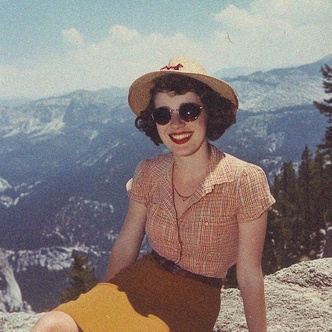
#> input picture Backend/test_images/old_photo.jpg, 332 x 332 px, shrunk from 800 x 800 before the run
$ python test_denoising.py
#> lines starting #> are read from the running program, lines starting #| are printed output that depends on the picture
### Backend/image_processor.py
"""Image denoising algorithms for the Photo Restoration project."""
from __future__ import annotations

import time
from typing import Any

import cv2
import numpy as np


SUPPORTED_METHODS = ("median", "gaussian", "nlm")


def denoise_image(
    image: np.ndarray,
    method: str = "nlm",
    strength: int = 58,
) -> np.ndarray:
    """
    Denoise an OpenCV image without modifying the input.

    Args:
        image: Grayscale (H, W) or BGR color (H, W, 3) uint8 image.
        method: 'median', 'gaussian', or 'nlm'.
        strength: Integer from 0 (no denoising) to 100 (stronger denoising).

    Returns:
        A denoised image with the same shape and dtype as the input.
    """
    if image is None or not isinstance(image, np.ndarray) or image.size == 0:
        raise ValueError("Input image is empty or invalid.")

    if image.dtype != np.uint8:
        raise ValueError("Expected an 8-bit image (uint8). Convert the image before denoising.")

    if image.ndim not in (2, 3) or (image.ndim == 3 and image.shape[2] not in (3, 4)):
        raise ValueError("Expected a grayscale, BGR, or BGRA image.")

    method = method.strip().lower()
    if method not in SUPPORTED_METHODS:
        raise ValueError(f"Unknown method '{method}'. Choose from: {', '.join(SUPPORTED_METHODS)}.")

    strength = int(np.clip(strength, 0, 100))
    source = image.copy()

    if strength == 0:
        return source

    # OpenCV's denoising functions work on grayscale or 3-channel BGR.
    has_alpha = source.ndim == 3 and source.shape[2] == 4
    alpha = source[:, :, 3].copy() if has_alpha else None
    working = source[:, :, :3].copy() if has_alpha else source

    if method == "median":
        # Odd kernel sizes are required by medianBlur.
        kernel = 3 if strength <= 35 else 5 if strength <= 70 else 7
        result = cv2.medianBlur(working, kernel)

    elif method == "gaussian":
        # Increasing sigma applies progressively stronger smoothing.
        sigma = 0.3 + (strength / 100.0) * 2.7
        result = cv2.GaussianBlur(working, (0, 0), sigmaX=sigma, sigmaY=sigma)

    else:  # Non-Local Means
        h = 2.0 + (strength / 100.0) * 13.0
        if working.ndim == 2:
            result = cv2.fastNlMeansDenoising(working, None, h, 7, 21)
        else:
            result = cv2.fastNlMeansDenoisingColored(
                working, None, h, h, templateWindowSize=7, searchWindowSize=21
            )

    if has_alpha:
        result = cv2.cvtColor(result, cv2.COLOR_BGR2BGRA)
        result[:, :, 3] = alpha

    return result


# [36 lines left out: functions process_and_measure, calculate_psnr, calculate_ssim, not called in this run]

### Backend/test_denoising.py
"""Compare denoising algorithms and visualize removed details."""

from pathlib import Path
import time

import cv2
import numpy as np
import matplotlib.pyplot as plt

from image_processor import SUPPORTED_METHODS, denoise_image


ROOT = Path(__file__).resolve().parent
INPUT_PATH = ROOT / "test_images" / "old_photo.jpg"
OUTPUT_DIR = ROOT / "outputs"
STRENGTH = 58


def create_noise_visualization(original, restored):
    """
    Create a high-contrast residual visualization.
    Dark background with bright details representing
    differences between the input and restored image.
    """
    difference = cv2.absdiff(original, restored)

    # Use the strongest channel difference at each pixel.
    residual = np.max(difference, axis=2).astype(np.float32)

    # Stretch contrast so subtle differences are visible.
    upper = np.percentile(residual, 99.5)

    if upper > 0:
        residual = np.clip(residual / upper, 0, 1) * 255
    else:
        residual = np.zeros_like(residual)

    return residual.astype(np.uint8)


def main():
    OUTPUT_DIR.mkdir(parents=True, exist_ok=True)

    original = cv2.imread(
        str(INPUT_PATH), cv2.IMREAD_COLOR
    )
#> original is the input picture: shape (332, 332, 3); mean B, G, R 126.6, 128.6, 137.5

    if original is None:
        raise FileNotFoundError(
            f"Cannot load {INPUT_PATH}. Place old_photo.jpg "
            "inside the test_images folder."
        )

    results = {}
    timings = {}

    # Run all three algorithms on the same original image.
    for method in SUPPORTED_METHODS:
        start = time.perf_counter()

        restored = denoise_image(
            original,
            method=method,
            strength=STRENGTH
        )

        timings[method] = time.perf_counter() - start
        results[method] = restored

        cv2.imwrite(
            str(OUTPUT_DIR / f"{method}.png"),
            restored
        )
#> this loop made 3 passes
#> pass 1, in denoise_image, `result = cv2.medianBlur(working, kernel)`:
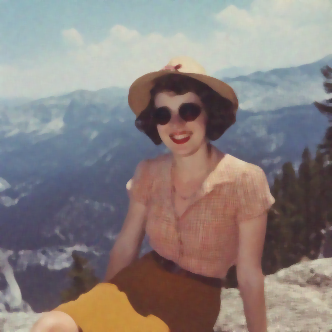
#> result: shape (332, 332, 3); mean B, G, R 126.5, 128.4, 137.4
#> pass 3, in denoise_image (call 3), `result = cv2.fastNlMeansDenoisingColored( working, None, h, h, templat..`:
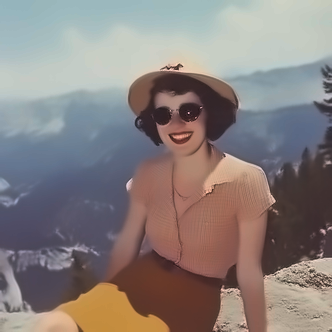
#> result: shape (332, 332, 3); mean B, G, R 126.1, 128, 137.2
#> after the loop, results = 3 items; timings = {'median': 0.0322, 'gaussian': 0.0281, 'nlm': 0.865}

    # Create one residual image per algorithm.
    residuals = {}

    for method in SUPPORTED_METHODS:
        residuals[method] = create_noise_visualization(
            original, results[method]
        )

        cv2.imwrite(
            str(OUTPUT_DIR / f"{method}_removed_noise.png"),
            residuals[method]
        )
#> this loop made 3 passes
#> upper in create_noise_visualization on passes 1 to 3: 55, 55, 37
#> pass 1, in create_noise_visualization, `difference = cv2.absdiff(original, restored)`:
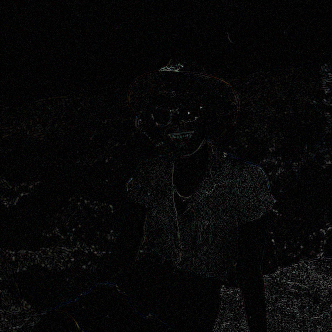
#> difference: shape (332, 332, 3); mean B, G, R 6.9, 7, 6.9
#> pass 1, in create_noise_visualization, `residual = np.clip(residual / upper, 0, 1) * 255`:
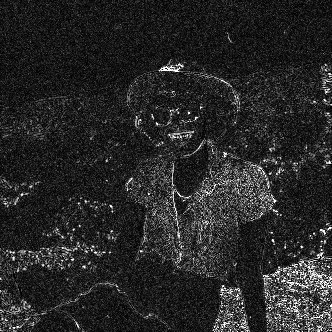
#> residual: shape (332, 332) float32; min 0, max 255, mean 39.9
#> after the loop, residuals = 3 items

    # Layout: original occupies the first column.
    # Each other column contains restored image + residual.
    fig = plt.figure(figsize=(17, 9))
    grid = fig.add_gridspec(
        2, 4,
        width_ratios=[1.1, 1, 1, 1],
        height_ratios=[1, 1],
        wspace=0.12,
        hspace=0.20
    )

    # Original image spans both rows in column 1.
    ax_original = fig.add_subplot(grid[:, 0])
    ax_original.imshow(
        cv2.cvtColor(original, cv2.COLOR_BGR2RGB)
    )
    ax_original.set_title("Original Image", fontsize=13)
    ax_original.axis("off")

    method_titles = {
        "median": "Method 1: Median Filter",
        "gaussian": "Method 2: Gaussian Filter",
        "nlm": "Method 3: Non-Local Means"
    }

    for column, method in enumerate(SUPPORTED_METHODS, start=1):
        # Restored photograph: top row.
        ax_restored = fig.add_subplot(grid[0, column])
        ax_restored.imshow(
            cv2.cvtColor(
                results[method], cv2.COLOR_BGR2RGB
            )
        )
        ax_restored.set_title(
            method_titles[method], fontsize=11
        )
        ax_restored.axis("off")

        # Removed-detail visualization: bottom row.
        ax_noise = fig.add_subplot(grid[1, column])
        ax_noise.imshow(
            residuals[method],
            cmap="gray",
            vmin=0,
            vmax=255
        )
        ax_noise.set_title(
            "Removed Noise / Residual",
            fontsize=10
        )
        ax_noise.axis("off")

    fig.suptitle(
        f"Image Denoising Comparison — Strength {STRENGTH}",
        fontsize=15
    )

    fig.savefig(
        OUTPUT_DIR / "comparison.png",
        dpi=180,
        bbox_inches="tight"
    )
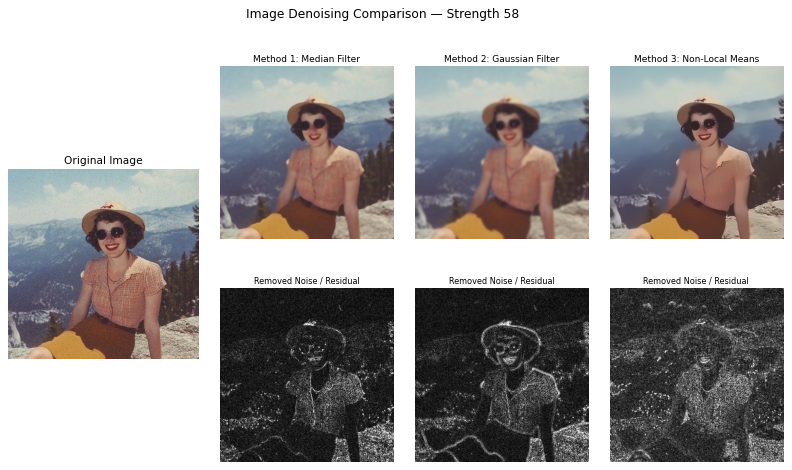
#> figure drawn by matplotlib, 7 panels
    plt.show()

    print("\nProcessing-time comparison")
    print("-" * 36)

    for method in SUPPORTED_METHODS:
        print(f"{method:10s}: {timings[method]:.4f} seconds")

    print(f"\nAll results saved in: {OUTPUT_DIR}")


if __name__ == "__main__":
    main()

$ run again, with Backend/test_images/image.png saved as Backend/test_images/old_photo.jpg
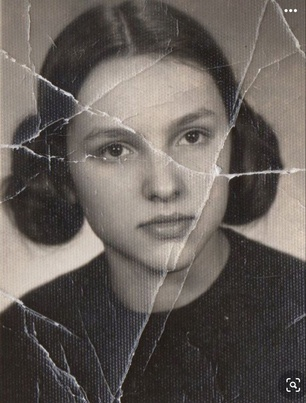
#> input picture Backend/test_images/image.png, 306 x 403 px, shrunk from 736 x 970 before the run
#> in main, original is the input picture: shape (403, 306, 3); mean B, G, R 89.5, 94.4, 101.4
#> after the loop in main, `for method in SUPPORTED_METHODS:`: results = 3 items; timings = {'median': 0.0312, 'gaussian': 0.0317, 'nlm': 0.972}
#> the loop in main, `for method in SUPPORTED_METHODS:` made 3 passes
#> pass 1, in create_noise_visualization, `difference = cv2.absdiff(original, restored)`:
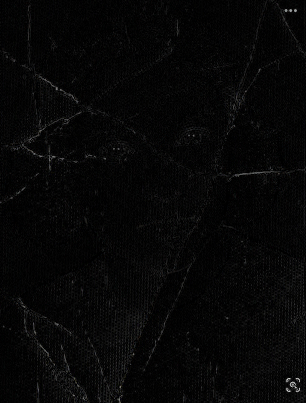
#> difference: shape (403, 306, 3); mean B, G, R 6.5, 6.5, 6.5
#> pass 1, in create_noise_visualization, `residual = np.clip(residual / upper, 0, 1) * 255`:
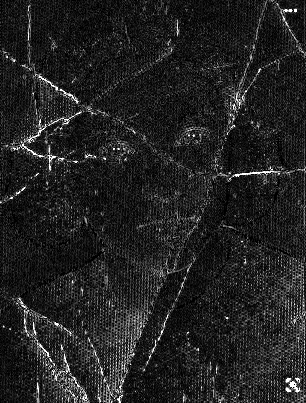
#> residual: shape (403, 306) float32; min 0, max 255, mean 34.4
#> after the loop in main, `for method in SUPPORTED_METHODS:`: residuals = 3 items
#> the loop in main, `for method in SUPPORTED_METHODS:` made 3 passes
#| median    : 0.0312 seconds
#| gaussian  : 0.0317 seconds
#| nlm       : 0.9720 seconds

$ run again, with Backend/test_images/image02.jpeg copied over Backend/test_images/old_photo.jpg
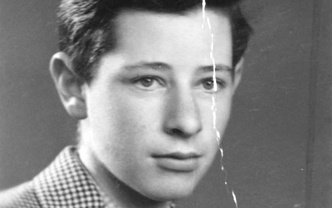
#> input picture Backend/test_images/image02.jpeg, 332 x 208 px, shrunk from 800 x 500 before the run
#> in main, original is the input picture: shape (208, 332, 3); min 21, max 255, mean 131.1
#> after the loop in main, `for method in SUPPORTED_METHODS:`: results = 3 items; timings = {'median': 0.00871, 'gaussian': 0.00925, 'nlm': 0.65}
#> the loop in main, `for method in SUPPORTED_METHODS:` made 3 passes
#> pass 1, in create_noise_visualization, `difference = cv2.absdiff(original, restored)`:
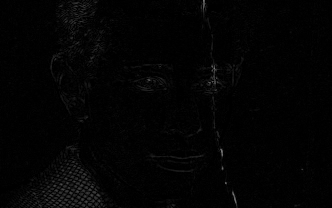
#> difference: shape (208, 332, 3); min 0, max 124, mean 3.2
#> pass 1, in create_noise_visualization, `residual = np.clip(residual / upper, 0, 1) * 255`:
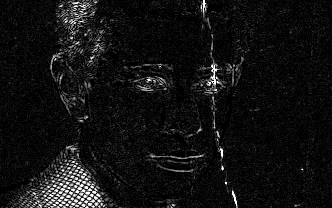
#> residual: shape (208, 332) float32; min 0, max 255, mean 18
#> after the loop in main, `for method in SUPPORTED_METHODS:`: residuals = 3 items
#> the loop in main, `for method in SUPPORTED_METHODS:` made 3 passes
#| median    : 0.0087 seconds
#| gaussian  : 0.0092 seconds
#| nlm       : 0.6503 seconds
